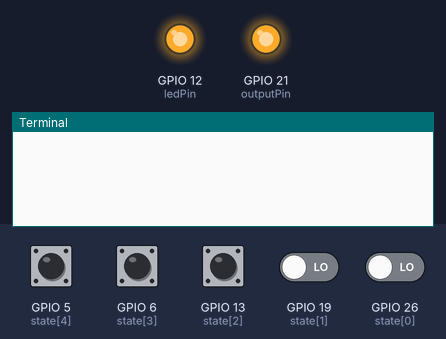
Simulated run of this program. Board: Raspberry Pi (BCM pin numbers). Parts: output pins drawn as LEDs (lit = HIGH), the last lines printed to the terminal. The test bench sets the inputs (shaded band); at power-on: GPIO 5 (state[4]), GPIO 6 (state[3]), GPIO 13 (state[2]), GPIO 19 (state[1]), GPIO 26 (state[0]) LOW.

Above: at 1.2 s.
1.3 s: GPIO 5 (state[4]) pulled HIGH for 0.15 s
At 2.6 s:
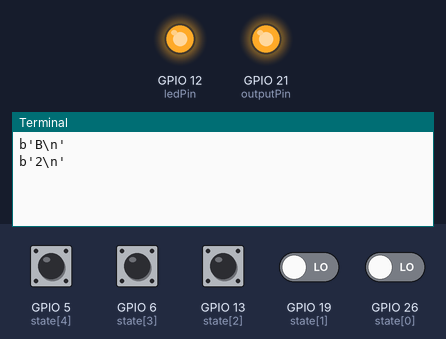
2.9 s: GPIO 6 (state[3]) pulled HIGH for 0.15 s
At 3.05 s:
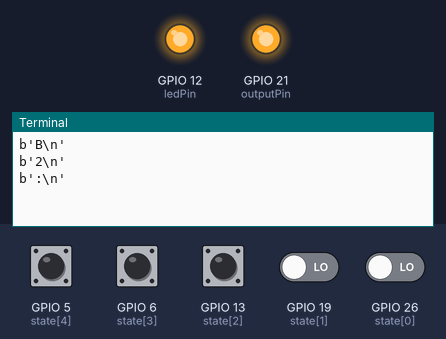
4.5 s: GPIO 5 (state[4]) driven HIGH and GPIO 6 (state[3]) driven HIGH
At 5.7 s:
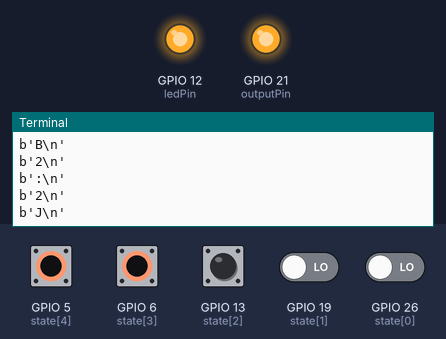
6.0 s: GPIO 13 (state[2]) pulled HIGH for 0.15 s
At 6.15 s:
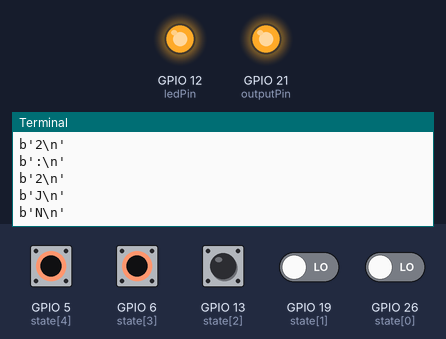

The program:

game-controller.py
```python
#print("Hello, Pi!")

import RPi.GPIO as GPIO
import time

import serial

ser = serial.Serial(
        port='/dev/ttyS0', #Replace ttyS0 with ttyAM0 for Pi1,Pi2,Pi0
        baudrate = 9600,
        parity=serial.PARITY_NONE,
        stopbits=serial.STOPBITS_ONE,
        bytesize=serial.EIGHTBITS,
        timeout=1
)


outputPin = 21
input_pins = (26, 19, 13, 6, 5)
#blinkDelay = 0.5
#ledOn = True
ledPin = 12

GPIO.setmode(GPIO.BCM)
GPIO.setup(outputPin, GPIO.OUT)
GPIO.setup(ledPin, GPIO.OUT)

for pin in input_pins:
	GPIO.setup(pin, GPIO.IN, pull_up_down=GPIO.PUD_DOWN)

GPIO.output(outputPin, GPIO.HIGH)

def get_state(input_pins):
	return [GPIO.input(pin) for pin in input_pins]

def drebezg(new_state, input_pins):
	for i in range(5):
		if [GPIO.input(pin) for pin in input_pins] != new_state:
			return False
		time.sleep(0.003)
	return True

def get_num_from_state(new_state):
	num = 0
	for i in range(len(new_state)):
		num |= new_state[i] << i
	return num

try:
	state = [GPIO.input(pin) for pin in input_pins]
	#print("state", state)
	GPIO.output(ledPin, GPIO.HIGH)
	while True:
		new_state = [GPIO.input(pin) for pin in input_pins]
		if state != new_state:
			if drebezg(new_state, input_pins):
				#print("new_state", new_state)
				num = (get_num_from_state(new_state)+50).to_bytes(1, 'big') + '\n'.encode('ascii')
				state = new_state
				print(num)
				ser.write(num)
				#ser.write(b'data\n')
	#time.sleep(0.5)
	#GPIO.output(ledPin, ledOn)
	#ledOn = not ledOn
	#time.sleep(blinkDelay)
except Exception as e:
	print(e)
finally:
	GPIO.cleanup()
```

Measured:
- after the input at 1.3 s, the terminal: prints a new line at once (image 1)
- after the input at 2.9 s, the terminal: prints a new line at once (image 2)
- after the input at 4.5 s, the terminal: prints a new line at once (image 3)
- after the input at 6.0 s, the terminal: prints a new line at once (image 4)
